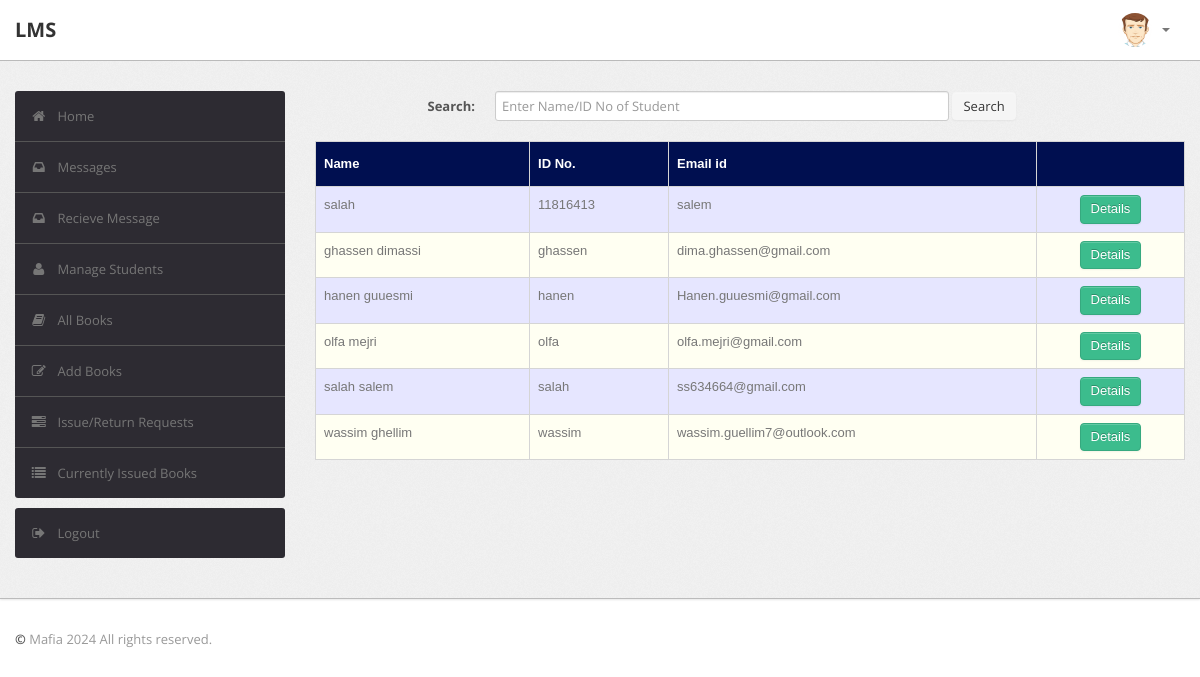
The page /staff/student.php (signed in) on the database its author committed.
### tables this page shows
CREATE TABLE `user` (
  `RollNo` varchar(50) NOT NULL,
  `Name` varchar(50) DEFAULT NULL,
  `Type` varchar(50) DEFAULT NULL,
  `Category` varchar(50) DEFAULT NULL,
  `Department` varchar(255) NOT NULL,
  `EmailId` varchar(50) DEFAULT NULL,
  `MobNo` bigint(11) DEFAULT NULL,
  `Password` varchar(50) DEFAULT NULL
);

### staff/student.php (the view, shortened to what this page needs)
<?php
require('dbconn.php');
?>
<?php
$rollno = $_SESSION['RollNo'];
                                $sql="select * from LMS.user where RollNo='$rollno'";
                                $result=$conn->query($sql);
                                $row=$result->fetch_assoc();
if ($type =$row['Type'] !== 'librarian') {
    ?>
<!DOCTYPE html>
<html lang="en">
    <head>
        <link type="text/css" href="bootstrap/css/bootstrap.min.css" rel="stylesheet">
        <link type="text/css" href="bootstrap/css/bootstrap-responsive.min.css" rel="stylesheet">
        <link type="text/css" href="css/theme.css" rel="stylesheet">
        <link type="text/css" href="images/icons/css/font-awesome.css" rel="stylesheet">
    </head>
    <body>
        <div class="navbar navbar-fixed-top">
            <div class="navbar-inner">
                <div class="container">
                        <a class="brand" href="index.php">LMS </a>
                    <div class="nav-collapse collapse navbar-inverse-collapse">
                        <ul class="nav pull-right">
                            <li class="nav-user dropdown"><a href="#" class="dropdown-toggle" data-toggle="dropdown">
                                <img src="images/user.png" class="nav-avatar" />
                                <b class="caret"></b></a>
                            </li>
                        </ul>
                    </div>
                </div>
            </div>
        </div>
        <div class="wrapper">
            <div class="container">
                <div class="row">
                    <div class="span3">
                        <div class="sidebar">
                            <ul class="widget widget-menu unstyled">
                                <li class="active"><a href="index.php"><i class="menu-icon icon-home"></i>Home
                                </a></li>
                                 <li><a href="message.php"><i class="menu-icon icon-inbox"></i>Messages</a>
                                </li>
                                <li><a href="recieve.php"><i class="menu-icon icon-inbox"></i>Recieve Message</a>
                                </li>
                                <li><a href="student.php"><i class="menu-icon icon-user"></i>Manage Students </a>
                                </li>
                                <li><a href="book.php"><i class="menu-icon icon-book"></i>All Books </a></li>
                                <li><a href="addbook.php"><i class="menu-icon icon-edit"></i>Add Books </a></li>
                                <li><a href="requests.php"><i class="menu-icon icon-tasks"></i>Issue/Return Requests </a></li>
                                <li><a href="current.php"><i class="menu-icon icon-list"></i>Currently Issued Books </a></li>
                            </ul>
                            <ul class="widget widget-menu unstyled">
                                <li><a href="logout.php"><i class="menu-icon icon-signout"></i>Logout </a></li>
                            </ul>
                        </div>
                    </div>
                    <div class="span9">
                        <form class="form-horizontal row-fluid" action="student.php" method="post">
                                        <div class="control-group">
                                            <label class="control-label" for="Search"><b>Search:</b></label>
                                            <div class="controls">
                                                <input type="text" id="title" name="title" placeholder="Enter Name/ID No of Student" class="span8" required>
                                                <button type="submit" name="submit"class="btn">Search</button>
                                            </div>
                                        </div>
                                    </form>
                                    <br>
                                    <?php
                                    if(isset($_POST['submit']))
                                        {$s=$_POST['title'];
                                            $sql="select * from LMS.user where (RollNo='$s' or Name like '%$s%') and Type<>'ADMIN'";
                                        }
                                    else
                                        $sql="select * from LMS.user where Type<>'ADMIN' and Type<>'STAFF' and Type<>'LIBRARIAN' ";
                                    $result=$conn->query($sql);
                                    $rowcount=mysqli_num_rows($result);
                                    if(!($rowcount))
                                        echo "<br><center><h2><b><i>No Results</i></b></h2></center>";
                                    else
                                    {
                                    ?>
                        <table class="table" id = "tables">
                                  <thead>
                                    <tr>
                                      <th>Name</th>
                                      <th>ID No.</th>
                                      <th>Email id</th>
                                      <th></th>
                                    </tr>
                                  </thead>
                                  <tbody>
                    <?php
                            while($row=$result->fetch_assoc())
                            {
                                $email=$row['EmailId'];
                                $name=$row['Name'];
                                $rollno=$row['RollNo'];
                            ?>
                                    <tr>
                                      <td><?php echo $name ?></td>
                                      <td><?php echo $rollno ?></td>
                                      <td><?php echo $email ?></td>
                                        <td>
                                        <center>
                                            <a href="studentdetails.php?id=<?php echo $rollno; ?>" class="btn btn-success">Details</a>
                                      </center>
                                        </td>
                                    </tr>
                            <?php }} ?>
                                  </tbody>
                                </table>
                            </div>
                </div>
            </div>
        </div>
<div class="footer">
            <div class="container">
                <b class="copyright">&copy;    </b> Mafia 2024 All rights reserved.
            </div>
        </div>
    </body>
</html>
<?php }
else {
    echo "<script type='text/javascript'>alert('Access Denied!!!')</script>";
} ?>

### staff/css/theme.css (style rules this page uses)
#tables { font-family: "Trebuchet MS", Arial, Helvetica, sans-serif; border-collapse: collapse; width: 100%; }
#tables td, #tables th { border: 1px solid #ddd; padding: 8px; }
#tables tr:nth-child(even) { background-color: #fffff2; }
#tables tr:nth-child(odd) { background-color: #e6e6ff; }
#tables th { padding-top: 12px; padding-bottom: 12px; text-align: left; background-color: #000F50; color: white; }
body { font-size: 13px; font-family: 'Open Sans', Arial, sans-serif; background: #fff; color: #777 }
strong, b { color: #555 }
.wrapper { background: url(../images/bg.png) #eee; border-bottom: 1px solid #bbb; -webkit-box-shadow: 0 1px 2px rgba(0,0,0,0.1); -moz-box-shadow: 0 1px 2px rgba(0,0,0,0.1); box-shadow: 0 1px 2px rgba(0,0,0,0.1); padding: 30px 0 }
.footer { color: #999; padding: 30px 0 60px }
form { margin: 0 }
select, textarea, input[type="text"], input[type="password"], input[type="datetime"], input[type="datetime-local"], input[type="date"], input[type="month"], input[type="time"], input[type="week"], input[type="number"], input[type="email"], input[type="url"], input[type="search"], input[type="tel"], input[type="color"], .uneditable-input, label, input, button, select, textarea { -webkit-border-radius: 3px; -moz-border-radius: 3px; border-radius: 3px; font-size: 13px; font-family: 'Open Sans', Tahoma, Arial, sans-serif }
body [class^="icon-"], body [class*=" icon-"] { font-size: 14px; line-height: 20px; height: 20px }
.form-horizontal .control-group, .form-vertical .control-group { margin-bottom: 0 }
.navbar { position: static!important; margin: 0!important }
.navbar .navbar-inner { background: #fff; border-bottom: 1px solid #bbb; -webkit-box-shadow: 0 1px 2px rgba(0,0,0,0.15); -moz-box-shadow: 0 1px 2px rgba(0,0,0,0.15); box-shadow: 0 1px 2px rgba(0,0,0,0.15) }
.navbar .brand { color: #333; font-weight: bold; font-size: 20px; margin-right: 20px; padding: 20px }
.navbar .nav>li>a { padding: 20px 15px; font-weight: bold; color: #777 }
.nav-user>a { height: 20px }
.nav-avatar { width: 34px; height: 34px; margin: -7px 5px 0 0; -webkit-border-radius: 50%; -moz-border-radius: 50%; border-radius: 50% }
.btn, .btn-box { -webkit-border-radius: 3px; -moz-border-radius: 3px; border-radius: 3px }
.btn { font-size: 13px; font-weight: 600 }
.btn { display: inline-block; margin-bottom: 0; font-weight: 400; text-align: center; vertical-align: middle; cursor: pointer; background-image: none; border: 1px solid transparent; white-space: nowrap; padding: 4px 10px; font-size: 13px; line-height: 1.42857; border-radius: 4px; -webkit-user-select: none; -moz-user-select: none; -ms-user-select: none; user-select: none }
.btn-success { color: #fff; background-color: #3cbc8d; border-color: #36a97f }
.table { margin-bottom: 0 }
.table th, .table td { border-color: #d5d5d5!important }
.widget-menu { background: #fff; -webkit-border-radius: 3px; -moz-border-radius: 3px; border-radius: 3px; overflow: hidden }
.widget-menu a { color: #555; display: block; line-height: 20px; padding: 15px; text-decoration: none!important }
.widget-menu .menu-icon { margin-right: 10px; color: #767676; -webkit-transition: all .2s ease-in-out; -moz-transition: all .2s ease-in-out; transition: all .2s ease-in-out; }
.widget-menu>li+li { border-top: 1px solid #555 }
.widget-menu>li>a { background-color: #2d2b32; color: #767676; -webkit-transition: all .2s ease-in-out; -moz-transition: all .2s ease-in-out; transition: all .2s ease-in-out; }

### rows shown on the page
user: Name "salah", RollNo "11816413", EmailId "salem"
user: Name "ghassen dimassi", RollNo "ghassen", EmailId "dima.ghassen@gmail.com"
user: Name "hanen guuesmi", RollNo "hanen", EmailId "Hanen.guuesmi@gmail.com"
user: Name "olfa mejri", RollNo "olfa", EmailId "olfa.mejri@gmail.com"
user: Name "salah salem", RollNo "salah", EmailId "ss634664@gmail.com"
user: Name "wassim ghellim", RollNo "wassim", EmailId "wassim.guellim7@outlook.com"
